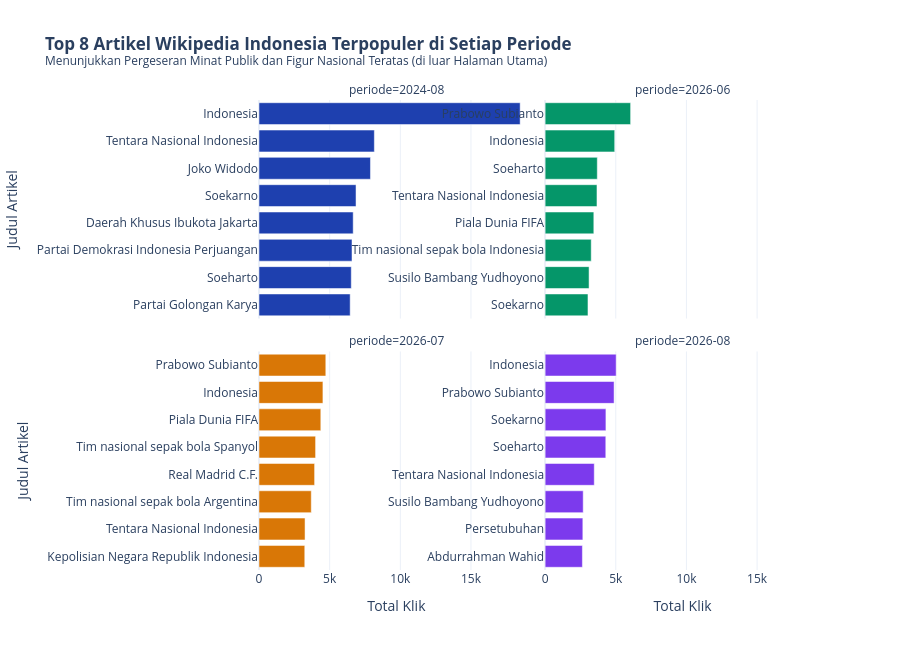

Here is the notebook cell this chart was saved with:
### Markdown cell above
## 4. Visualisasi 3: Top 10 Artikel Tujuan Paling Banyak Dikunjungi per Periode Waktu

Mengidentifikasi topik-topik artikel yang paling diminati oleh warganet Indonesia serta melihat pergeseran isu politik dan sosial di setiap periode.

### Code cell
top_articles_df = con.execute('''
    WITH ranked AS (
        SELECT 
            periode,
            halaman_tujuan,
            SUM(jumlah_klik) AS total_klik,
            ROW_NUMBER() OVER (PARTITION BY periode ORDER BY SUM(jumlah_klik) DESC) AS ranking
        FROM clickstream
        WHERE halaman_tujuan != 'Halaman Utama'
        GROUP BY periode, halaman_tujuan
    )
    SELECT periode, ranking, halaman_tujuan, total_klik
    FROM ranked
    WHERE ranking <= 8
    ORDER BY periode, ranking DESC
''').pl()

fig3 = px.bar(
    top_articles_df.to_pandas(),
    x='total_klik',
    y='halaman_tujuan',
    color='periode',
    facet_col='periode',
    facet_col_wrap=2,
    orientation='h',
    color_discrete_sequence=['#1E40AF', '#059669', '#D97706', '#7C3AED'],
    title='<b>Top 8 Artikel Wikipedia Indonesia Terpopuler di Setiap Periode</b><br><sup>Menunjukkan Pergeseran Minat Publik dan Figur Nasional Teratas (di luar Halaman Utama)</sup>',
    labels={'total_klik': 'Total Klik', 'halaman_tujuan': 'Judul Artikel'}
)
fig3.update_layout(template='plotly_white', height=650, showlegend=False)
fig3.update_yaxes(matches=None, showticklabels=True)
fig3.write_html(FIGURES_DIR / 'fig3_top_artikel_per_periode.html')
fig3.show()

### Figure 1 — Plotly figure (JSON) as saved in the notebook; plotly's stock layout.template omitted (floating-point values rounded to 4 significant figures)
{"data": [{"hovertemplate": "periode=2024-08<br>Total Klik=%{x}<br>Judul Artikel=%{y}<extra></extra>", "legendgroup": "2024-08", "marker": {"color": "#1E40AF", "pattern": {"shape": ""}}, "name": "2024-08", "orientation": "h", "showlegend": true, "textposition": "auto", "type": "bar", "x": [6451.0, 6530.0, 6581.0, 6665.0, 6865.0, 7887.0, 8162.0, 18480.0], "xaxis": "x3", "y": ["Partai Golongan Karya", "Soeharto", "Partai Demokrasi Indonesia Perjuangan", "Daerah Khusus Ibukota Jakarta", "Soekarno", "Joko Widodo", "Tentara Nasional Indonesia", "Indonesia"], "yaxis": "y3"}, {"hovertemplate": "periode=2026-06<br>Total Klik=%{x}<br>Judul Artikel=%{y}<extra></extra>", "legendgroup": "2026-06", "marker": {"color": "#059669", "pattern": {"shape": ""}}, "name": "2026-06", "orientation": "h", "showlegend": true, "textposition": "auto", "type": "bar", "x": [3033.0, 3110.0, 3263.0, 3447.0, 3670.0, 3692.0, 4924.0, 6050.0], "xaxis": "x4", "y": ["Soekarno", "Susilo Bambang Yudhoyono", "Tim nasional sepak bola Indonesia", "Piala Dunia FIFA", "Tentara Nasional Indonesia", "Soeharto", "Indonesia", "Prabowo Subianto"], "yaxis": "y4"}, {"hovertemplate": "periode=2026-07<br>Total Klik=%{x}<br>Judul Artikel=%{y}<extra></extra>", "legendgroup": "2026-07", "marker": {"color": "#D97706", "pattern": {"shape": ""}}, "name": "2026-07", "orientation": "h", "showlegend": true, "textposition": "auto", "type": "bar", "x": [3239.0, 3258.0, 3699.0, 3934.0, 4004.0, 4374.0, 4523.0, 4727.0], "xaxis": "x", "y": ["Kepolisian Negara Republik Indonesia", "Tentara Nasional Indonesia", "Tim nasional sepak bola Argentina", "Real Madrid C.F.", "Tim nasional sepak bola Spanyol", "Piala Dunia FIFA", "Indonesia", "Prabowo Subianto"], "yaxis": "y"}, {"hovertemplate": "periode=2026-08<br>Total Klik=%{x}<br>Judul Artikel=%{y}<extra></extra>", "legendgroup": "2026-08", "marker": {"color": "#7C3AED", "pattern": {"shape": ""}}, "name": "2026-08", "orientation": "h", "showlegend": true, "textposition": "auto", "type": "bar", "x": [2639.0, 2670.0, 2695.0, 3478.0, 4294.0, 4303.0, 4881.0, 5028.0], "xaxis": "x2", "y": ["Abdurrahman Wahid", "Persetubuhan", "Susilo Bambang Yudhoyono", "Tentara Nasional Indonesia", "Soeharto", "Soekarno", "Prabowo Subianto", "Indonesia"], "yaxis": "y2"}], "layout": {"annotations": [{"font": {}, "showarrow": false, "text": "periode=2026-07", "x": 0.245, "xanchor": "center", "xref": "paper", "y": 0.465, "yanchor": "bottom", "yref": "paper"}, {"font": {}, "showarrow": false, "text": "periode=2026-08", "x": 0.755, "xanchor": "center", "xref": "paper", "y": 0.465, "yanchor": "bottom", "yref": "paper"}, {"font": {}, "showarrow": false, "text": "periode=2024-08", "x": 0.245, "xanchor": "center", "xref": "paper", "y": 1.0, "yanchor": "bottom", "yref": "paper"}, {"font": {}, "showarrow": false, "text": "periode=2026-06", "x": 0.755, "xanchor": "center", "xref": "paper", "y": 1.0, "yanchor": "bottom", "yref": "paper"}], "barmode": "relative", "height": 650, "legend": {"title": {"text": "periode"}, "tracegroupgap": 0}, "showlegend": false, "title": {"text": "<b>Top 8 Artikel Wikipedia Indonesia Terpopuler di Setiap Periode</b><br><sup>Menunjukkan Pergeseran Minat Publik dan Figur Nasional Teratas (di luar Halaman Utama)</sup>"}, "xaxis": {"anchor": "y", "domain": [0.0, 0.49], "title": {"text": "Total Klik"}}, "xaxis2": {"anchor": "y2", "domain": [0.51, 1.0], "matches": "x", "title": {"text": "Total Klik"}}, "xaxis3": {"anchor": "y3", "domain": [0.0, 0.49], "matches": "x", "showticklabels": false}, "xaxis4": {"anchor": "y4", "domain": [0.51, 1.0], "matches": "x", "showticklabels": false}, "yaxis": {"anchor": "x", "domain": [0.0, 0.465], "showticklabels": true, "title": {"text": "Judul Artikel"}}, "yaxis2": {"anchor": "x2", "domain": [0.0, 0.465], "showticklabels": true}, "yaxis3": {"anchor": "x3", "domain": [0.535, 1.0], "showticklabels": true, "title": {"text": "Judul Artikel"}}, "yaxis4": {"anchor": "x4", "domain": [0.535, 1.0], "showticklabels": true}}}
